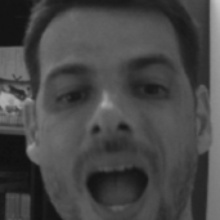
#> input picture fotos/pessoa.1.10.jpg, 220 x 220 px, found by its file name
$ python exemplo2.py
#> lines starting #> are read from the running program, lines starting #| are printed output that depends on the picture; after the words box and inside, x2 and y2 are one past the last pixel; in counts of white or black regions, pixels touching at a corner belong together
import cv2

classificadorFace = cv2.CascadeClassifier('Cascades\\haarcascade_frontalface_default.xml')
classificadorOlhos = cv2.CascadeClassifier('Cascades\\haarcascade_eye.xml')

imagem = cv2.imread('fotos\\pessoa.1.10.jpg')
#> imagem is the input picture: shape (220, 220, 3); min 15, max 201, mean 70.9
imagemCinza = cv2.cvtColor(imagem, cv2.COLOR_BGR2GRAY)

facesDetectadas = classificadorFace.detectMultiScale(imagemCinza)
#> facesDetectadas = [[15, 11, 196, 196]]

for (x, y, l, a) in facesDetectadas:
    imagem = cv2.rectangle(imagem, (x, y), (x + l, y + a), (0, 0, 255),2)
    regiao = imagem[y:y + a, x:x + l]
    regiaoCinzaOlho = cv2.cvtColor(regiao, cv2.COLOR_BGR2GRAY)
    olhosDetectados = classificadorOlhos.detectMultiScale(regiaoCinzaOlho, scaleFactor=1.1, minNeighbors=8)
    print(olhosDetectados)
    for (ox, oy, ol, oa) in olhosDetectados:
        cv2.rectangle(regiao, (ox, oy), (ox + ol, oy + oa), (255, 0, 255),2)
#> this loop made 1 pass
#> (x, y, l, a, olhosDetectados) on pass 1: (15, 11, 196, 196, [[111, 54, 47, 47], [30, 57, 52, 52]])
#| [[111  54  47  47]
#|  [ 30  57  52  52]]
#> pass 1, `imagem = cv2.rectangle(imagem, (x, y), (x + l, y + a), (0, 0, 255),2)`:
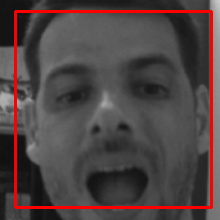
#> imagem: shape (220, 220, 3); 4.85% of pixels changed, all inside (x1, y1, x2, y2) = (14, 10, 213, 209)
#> pass 1, `regiao = imagem[y:y + a, x:x + l]`:
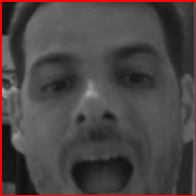
#> regiao: shape (196, 196, 3); mean B, G, R 68.5, 68.5, 76.3
#> pass 1, `regiaoCinzaOlho = cv2.cvtColor(regiao, cv2.COLOR_BGR2GRAY)`:
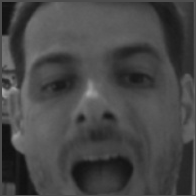
#> regiaoCinzaOlho: shape (196, 196); min 15, max 168, mean 70.8
#> after the loop:
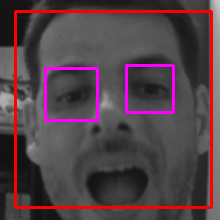
#> imagem: shape (220, 220, 3); 2.44% of pixels changed, all inside (x1, y1, x2, y2) = (44, 64, 175, 122)
#> after the loop:
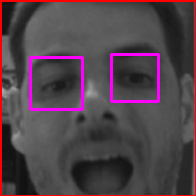
#> regiao: shape (196, 196, 3); 3.07% of pixels changed, all inside (x1, y1, x2, y2) = (29, 53, 160, 111)

cv2.imshow('Faces e olhos detectados', imagem)
cv2.waitKey()

$ run again, with fotos/pessoa.1.1.jpg copied over fotos/pessoa.1.10.jpg
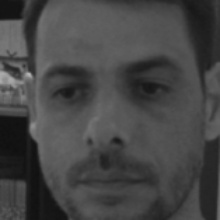
#> input picture fotos/pessoa.1.1.jpg, 220 x 220 px, found by its file name
#> imagem is the input picture: shape (220, 220, 3); min 15, max 183, mean 69.6
#> facesDetectadas = [[9, 11, 200, 200]]
#> the loop `for (x, y, l, a) in facesDetectadas:` made 1 pass
#> (x, y, l, a, olhosDetectados) on pass 1: (9, 11, 200, 200, [[35, 57, 48, 48], [112, 51, 52, 52]])
#> (printed output is left out)
#> after the loop `for (x, y, l, a) in facesDetectadas:`:
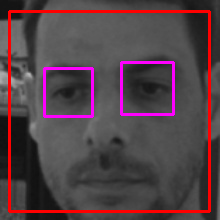
#> imagem: shape (220, 220, 3); mean B, G, R 71, 64.8, 83.7
#> after the loop `for (x, y, l, a) in facesDetectadas:`:
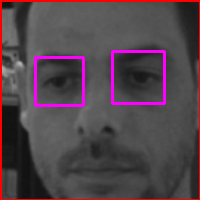
#> regiao: shape (200, 200, 3); mean B, G, R 75, 67.4, 82.6

$ run again, with fotos/pessoa.1.12.jpg copied over fotos/pessoa.1.10.jpg
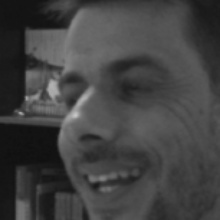
#> input picture fotos/pessoa.1.12.jpg, 220 x 220 px, found by its file name
#> imagem is the input picture: shape (220, 220, 3); min 16, max 200, mean 66
#> facesDetectadas = [[6, 15, 192, 192]]
#> the loop `for (x, y, l, a) in facesDetectadas:` made 1 pass
#> (x, y, l, a, olhosDetectados) on pass 1: (6, 15, 192, 192, [[95, 48, 53, 53]])
#> (printed output is left out)
#> after the loop `for (x, y, l, a) in facesDetectadas:`:
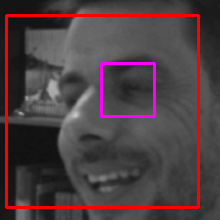
#> imagem: shape (220, 220, 3); mean B, G, R 65.8, 62.5, 77.9
#> after the loop `for (x, y, l, a) in facesDetectadas:`:
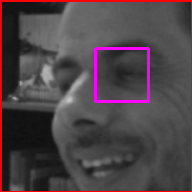
#> regiao: shape (192, 192, 3); mean B, G, R 71.1, 66.7, 79
